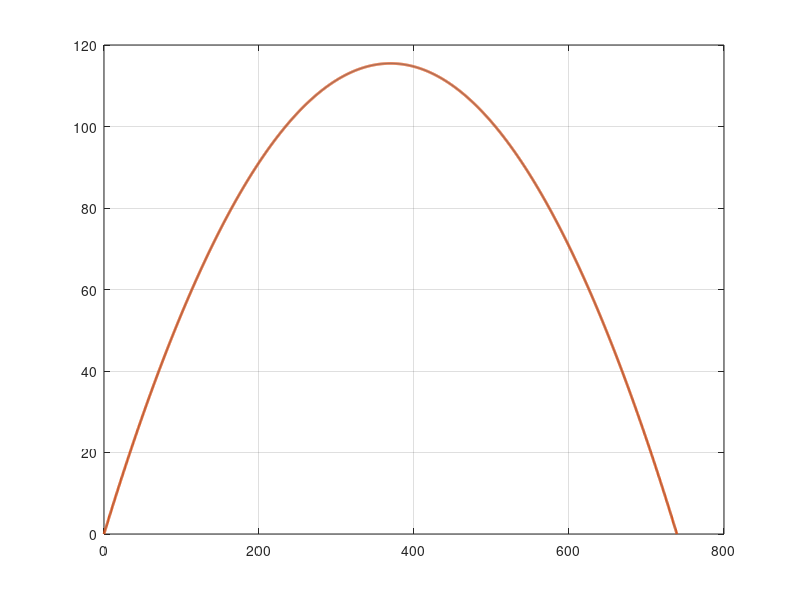

Write MATLAB code to recreate this figure. (Note: this script raises an error after producing the figure.)
%Ritvik Verma
%Project 2
%Phase 1
%Modelling a home run hit with air resistance
%Comparing the analytic and the numeric solutions without drag

clear
clf

v0mph = 112;   % exit velocity in mph 
phi0deg = 32;    % launch angle in degrees 

x0 = 0;         %start coordinates of ball 
y0 = 0;
g = 10;     % gravitational constant in N/kg

mph2mps = 5280 * 12 * 2.54 / 100 / 3600;   % mph to m/s conversion
deg2rad = pi()/180;   % degrees to radians

v0 = v0mph * mph2mps;  
phi0 = phi0deg * deg2rad;

v0x = v0*cos(phi0);   % x-component of v0
v0y = v0*sin(phi0);   % y-component of v0

% ----- compute some useful characteristics of trajectory -----

tH = v0y/g;    % time to reach max. height
tLand = 2*tH;   % time to land (time of flight)

H = tH * v0y/2;   % max. height
R = v0x * tLand;   % range

m2ft = 3.28084;     %conversion constant from meter to ft

% ----- set up a time array, compute x(t), y(t) analytically -----

tmin = 0; 
tmax = tLand; 
N = 2000;   % intervals

t = linspace(tmin, tmax, N+1);   % time array, connects x(t) with y(t)

xt = (x0 + v0x*t)*m2ft;   
yt = (y0 + v0y*t - (1/2)*g*t.^2)*m2ft;   

% ----- numeric solution -----

m = 0.145;      %mass of the baseball in kg

dt = (tmax-tmin)/N;
y = zeros(1, N+1);   % initialize y(t)

y(1) = y0;
x(1) = x0;
vy = v0y;       %setting initial velocities and positions for x and y
vx = v0x;

for n = 1:N   % stop at N
    Fnet_x = 0;     
    Fnet_y = -m*g; 
    ax = Fnet_x/m;
    ay = Fnet_y/m;   
    y(n+1) = y(n) + vy*dt + (1/2)*ay*dt^2;
    vy = vy + ay*dt;
    x(n+1) = x(n) + vx*dt + (1/2)*ax*dt^2;
    vx = vx + ax*dt;
end

x_ft = x*m2ft;
y_ft = y*m2ft;

checkSum_y = sum(abs(y_ft-yt)) 
checkSum_x = sum(abs(x_ft-xt)) 

%---------------plotting the trajectory---------------

plot(xt, yt, x_ft, y_ft,'LineWidth', 2) 
grid on
ax = gca; ax.FontSize = 16; 
ax.GridAlpha = 0.4;

title({'ECE 202, Project 2, Phase 1: Trajectory of a baseball with no drag', ...
    'Analytic vs. Numeric solution'}, 'FontSize', 22)
xlabel('x (ft)', 'FontSize', 18)   
ylabel('y (ft)', 'FontSize', 18)
legend({'analytic (behind numeric)', 'numeric'}, ...
    'FontSize', 18)
